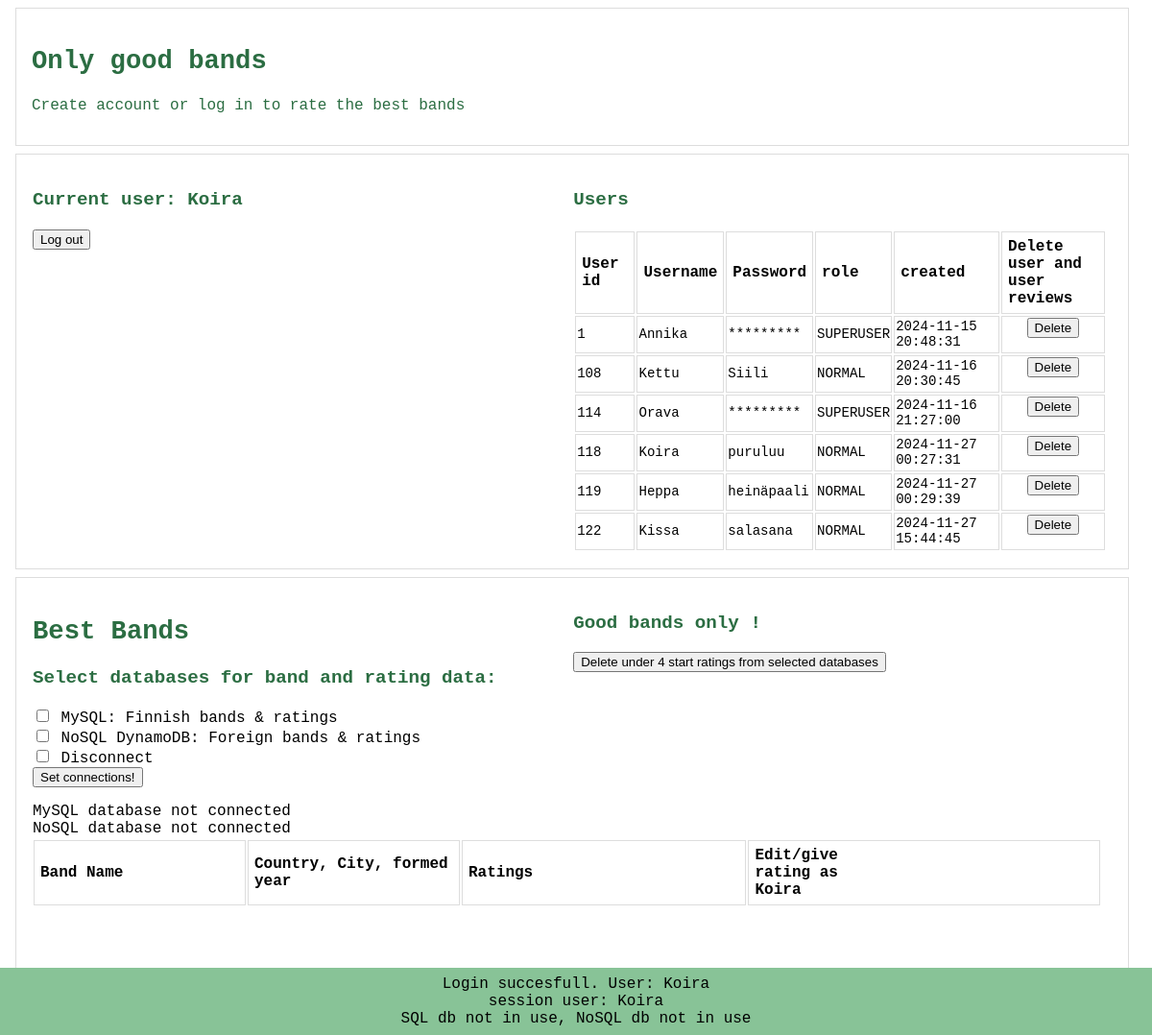
Screenshot of /index.php (signed in) with the database file from the repository.
### tables this page shows
CREATE TABLE `user_table` (
  `user_id` int(11) NOT NULL,
  `user_name` varchar(10) NOT NULL,
  `role` enum('SUPERUSER','NORMAL') NOT NULL DEFAULT 'NORMAL',
  `password` varchar(10) NOT NULL,
  `created` timestamp NOT NULL DEFAULT current_timestamp(),
  `modified` timestamp NULL DEFAULT NULL
);

### htdocs/index.php (the view, shortened to what this page needs)
<?php
include("./php_connection.php");
$currentuser = "-";
$sqldbon = 0;
$nosqldbon = 0;
if (isset($_SESSION['username'])){
    $currentuser = $_SESSION['username'];
}
$sqluser = "select * from user_table order by user_id";
$sql_users = $connectiontosqldb->query($sqluser);
echo "<head> <meta http-equiv=\"content-type\" content=\"text/html; charset=utf-8\" />
<link rel=\"stylesheet\" href=\"styles.css\">
</head>
<body>
   <header class=\"site-header\"> </header>
<main>
    <div class=\"container\">
        <h2>Only good bands</h2><p>Create account or log in to rate the best bands</p></div>
            <div class=\"container\">
            <div class=\"column\">";
    if (isset($_SESSION['username'])) {
        echo "<h3> Current user: $currentuser</h3>
                <form method=\"post\">
                    <input type=\"submit\" name=\"logout\" value=\"Log out\">
                </form>";
}
echo "</div>
        <div class=\"column\">
        <h3>Users</h3>
         <table > <tr>
            <th>User id</th>
            <th>Username</th>
            <th>Password</th>
            <th>role</th>
            <th>created</th>
            <th>Delete user and<br> user reviews</th></tr>";
        if ($sql_users) {
        while($row = $sql_users->fetch_assoc()) {
        echo "<tr><td>". $row["user_id"].
            "</td><td>". $row["user_name"].
            "</td><td>";
            if($row["role"] == 'NORMAL'){
            echo $row["password"]; } else {echo "*********";}
            echo "</td><td>". $row["role"].
            "</td><td>". $row["created"].
            "<td class=\"centered\">
                <form method=\"post\">
                    <input type=\"hidden\" name=\"deleteuser\" value=\"". $row["user_name"]. "\" /><input type=\"submit\" value=\"Delete\" />
                </form>
            </td></tr>";
            }
} else {
echo "0 results";
}
echo "</tr></table></div> </div>  ";
echo "<div class=\"container\" id=\"section-1\">";
echo "<div class=\"column\"><h2>Best Bands</h2>
        <h3>Select databases for band and rating data:</h3>
        <form method=\"get\">
            <input type=\"checkbox\" name=\"selectdb[]\" value=\"MySQL\">
            <label> MySQL: Finnish bands & ratings </label><br>
            <input type=\"checkbox\" name=\"selectdb[]\" value=\"NoSQL\">
            <label> NoSQL DynamoDB: Foreign bands & ratings </label><br>
            <input type=\"checkbox\" name=\"selectdb[]\" value=\"noconnection\">
            <label> Disconnect</label><br>
            <input type=\"submit\" value=\"Set connections!\"> <br>
        </form>";
if ($sqldbon == 1) {
    echo " <b>MySQL database Connected</b> <br>";
} else {
    echo "MySQL database not connected<br>";
}
if ($nosqldbon == 1) {
    echo "<b>NoSQL database Connected</b><br>";
} else {
    echo "NoSQL database not connected<br>";
}
echo"</div>";
      echo "<div class=\"column\">
         <h3> Good bands only !  </h3>
            <form method=\"post\">
                <input type=\"hidden\" name=\"deletebadreviews\" value=\"deletebadreviews\" />
                <input type=\"submit\" name=\"deletelowreviews\" value=\"Delete under 4 start ratings from selected databases\" />
             </form>
        <br></div> ";
echo "<table><tr><th width=\"20%\">Band Name</th><th width=\"20%\">Country, City, formed year</th><th>Ratings</th><th>Edit/give <br>rating ";
        if (isset($_SESSION['username']))  {
                    echo "as <br>". $_SESSION['username'];
                    }
                    echo "</th> </tr>";
echo "</table>";
echo " <br><br><br><br><br><br>
    <div class=\"footermessages\" >";
        if (isset($_SESSION['systemmessage'])){
            $currentsystemmessage = $_SESSION['systemmessage'];
            echo $currentsystemmessage ;
            echo "<br>session user:  $currentuser<br> ";
        }
        if ($sqldbon == 1){
              echo "SQL db in use,";
            } else { echo " SQL db not in use,"; }
        if ($nosqldbon == 1){
              echo "  NoSQL db in use";
            } else { echo "  NoSQL db not in use"; }
echo "</div>
</body> ";
?>

### htdocs/styles.css (style rules this page uses)
.container { font-family: courier; border: 1px solid #dddddd; width: 98%; padding: 1em; margin: 0.5em; }
.column { float: left; width: 50%; padding: 1px; }
.container:after { content: ""; display: table; clear: both; }
table { font-family: courier; width: 99%; }
th { border: 0.5px solid #dddddd; text-align: left; padding: 6px; }
td { border: 0.5px solid #dddddd; text-align: left; padding: 1px; font-size: 88%; }
.centered { display: table-cell; vertical-align: middle; text-align: center; }
h1, h2, h3, p { color: rgb(43, 109, 66); font-family: courier; font-size: 300%; }
h2 { font-size: 170%; }
h3 { font-size: 120%; }
p { font-size: 100%; }
* { box-sizing: border-box; }
.footermessages { position: fixed; left: 0; bottom: 0; width: 100%; padding: 0.5em; background-color: rgb(136, 195, 151); text-align: center; }

### rows the page displays
user_table: user_id "1", user_name "Annika", role "SUPERUSER", created "2024-11-15 20:48:31"
user_table: user_id "108", user_name "Kettu", password "Siili", role "NORMAL", created "2024-11-16 20:30:45"
user_table: user_id "114", user_name "Orava", role "SUPERUSER", created "2024-11-16 21:27:00"
user_table: user_id "118", user_name "Koira", password "puruluu", role "NORMAL", created "2024-11-27 00:27:31"
user_table: user_id "119", user_name "Heppa", password "heinäpaali", role "NORMAL", created "2024-11-27 00:29:39"
user_table: user_id "122", user_name "Kissa", password "salasana", role "NORMAL", created "2024-11-27 15:44:45"

### other values shown
$currentuser "Koira"
$_SESSION['username'] "Koira"
$currentsystemmessage "Login succesfull. User: Koira"
